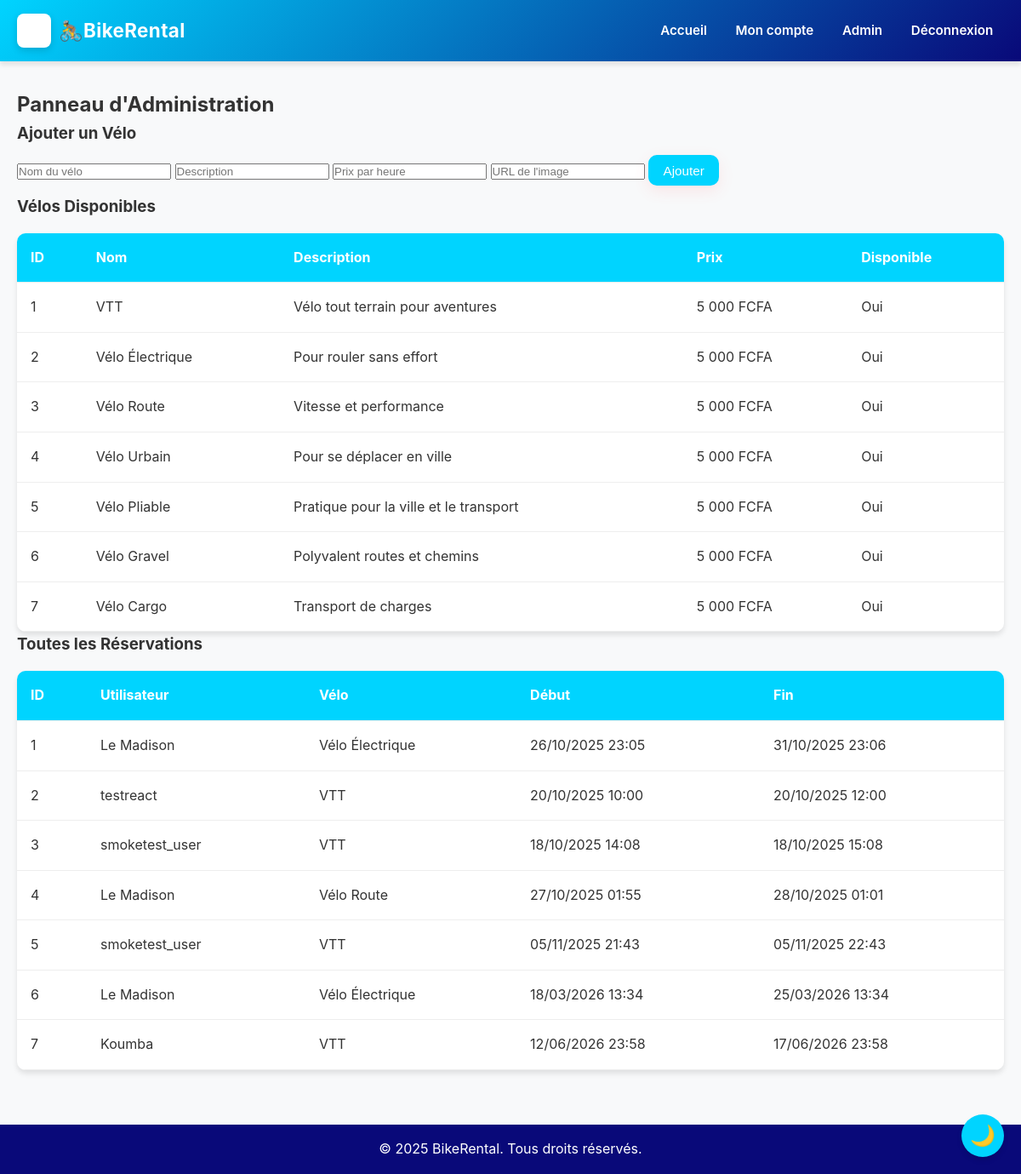
The page /admin (signed in) on the database its author committed.
### models.py (models this page shows, shortened)
class BikeType(db.Model):
    id = db.Column(db.Integer, primary_key=True)
    name = db.Column(db.String(100), nullable=False)
    description = db.Column(db.Text, nullable=True)
    price_per_hour = db.Column(db.Float, nullable=False)
    image_url = db.Column(
        db.String(255),
        nullable=False
    )
    available = db.Column(db.Boolean, default=True)

class Reservation(db.Model):
    id = db.Column(db.Integer, primary_key=True)
    user_id = db.Column(
        db.Integer,
        db.ForeignKey('user.id'),
        nullable=False
    )
    bike_type_id = db.Column(
        db.Integer,
        db.ForeignKey('bike_type.id'),
        nullable=False
    )
    start_date = db.Column(db.DateTime, nullable=False)
    end_date = db.Column(db.DateTime, nullable=False)
    created_at = db.Column(
        db.DateTime,
        default=datetime.utcnow
    )
    user = db.relationship('User', backref='reservations')
    bike_type = db.relationship('BikeType', backref='reservations')

class User(UserMixin, db.Model):
    id = db.Column(db.Integer, primary_key=True)
    username = db.Column(
        db.String(150),
        unique=True,
        nullable=False,
        index=True
    )
    email = db.Column(
        db.String(150),
        unique=True,
        nullable=False,
        index=True
    )
    password_hash = db.Column(
        db.String(256),
        nullable=False
    )
    is_admin = db.Column(db.Boolean, default=False)

### app.py (the view)
@app.route('/admin')
@login_required
def admin():
    if not current_user.is_admin:
        flash('Access denied')
        return redirect(url_for('home'))
    bikes = BikeType.query.all()
    reservations = Reservation.query.all()
    return render_template('admin.html', bikes=bikes, reservations=reservations)

### app.py (called while the page is built)
@login_manager.user_loader
def load_user(user_id):
    return User.query.get(int(user_id))

def format_currency(value):
    try:
        v = float(value)
        return f"{int(round(v)):,}".replace(',', ' ')
    except Exception:
        return value

### templates/admin.html (shortened to what this page needs)
{% extends "base.html" %}
{% block content %}
<h2>Panneau d'Administration</h2>
<section>
    <h3>Ajouter un Vélo</h3>
    <form id="add-bike-form">
        <input type="text" id="bike-name" placeholder="Nom du vélo" required>
        <input type="text" id="bike-description" placeholder="Description" required>
        <input type="number" id="bike-price" placeholder="Prix par heure" step="0.01" required>
        <input type="url" id="bike-image" placeholder="URL de l'image" required>
        <button type="submit" class="btn">Ajouter</button>
    </form>
</section>
<section>
    <h3>Vélos Disponibles</h3>
    <table class="bikes-table">
        <thead>
            <tr>
                <th>ID</th>
                <th>Nom</th>
                <th>Description</th>
                <th>Prix</th>
                <th>Disponible</th>
            </tr>
        </thead>
        <tbody>
            {% for bike in bikes %}
            <tr>
                <td>{{ bike.id }}</td>
                <td>{{ bike.name }}</td>
                <td>{{ bike.description }}</td>
                <td>{{ bike.price_per_hour|currency }} FCFA</td>
                <td>{{ 'Oui' if bike.available else 'Non' }}</td>
            </tr>
            {% endfor %}
        </tbody>
    </table>
</section>
<section>
    <h3>Toutes les Réservations</h3>
    <table class="reservations-table">
        <thead>
            <tr>
                <th>ID</th>
                <th>Utilisateur</th>
                <th>Vélo</th>
                <th>Début</th>
                <th>Fin</th>
            </tr>
        </thead>
        <tbody>
            {% for res in reservations %}
            <tr>
                <td>{{ res.id }}</td>
                <td>{{ res.user.username }}</td>
                <td>{{ res.bike_type.name }}</td>
                <td>{{ res.start_date.strftime('%d/%m/%Y %H:%M') }}</td>
                <td>{{ res.end_date.strftime('%d/%m/%Y %H:%M') }}</td>
            </tr>
            {% endfor %}
        </tbody>
    </table>
</section>
{% endblock %}

### static/css/style.css (style rules this page uses)
:root { --primary-color: #00d4ff; --secondary-color: #090979; --accent-color: #00d4ff; --text-color: #333; --bg-color: #f8f9fa; --card-bg: #fff; --shadow: 0 4px 6px rgba(0, 0, 0, 0.1); --transition: all 0.3s ease; }
* { margin: 0; padding: 0; box-sizing: border-box; }
body { font-family: Inter, 'Segoe UI', Tahoma, Geneva, Verdana, sans-serif; line-height: 1.6; color: var(--text-color); background: var(--bg-color); transition: var(--transition); }
.btn { display: inline-block; background: var(--primary-color); color: white; padding: 0.6rem 1.1rem; border: none; border-radius: 10px; cursor: pointer; transition: var(--transition); font-size: 0.95rem; margin: 0.6rem 0; box-shadow: 0 6px 18px rgba(255,90,95,0.12); }
.reservations-table, .bikes-table { width: 100%; border-collapse: collapse; margin-top: 1rem; background: var(--card-bg); border-radius: 10px; overflow: hidden; box-shadow: var(--shadow); }
.reservations-table th, .bikes-table th, .reservations-table td, .bikes-table td { padding: 1rem; text-align: left; border-bottom: 1px solid #eee; }
.reservations-table th, .bikes-table th { background: var(--primary-color); color: white; }

### rows shown on the page
BikeType: id "1", name "VTT", description "Vélo tout terrain pour aventures", price_per_hour "5 000", available "Oui"
BikeType: id "2", name "Vélo Électrique", description "Pour rouler sans effort", price_per_hour "5 000", available "Oui"
BikeType: id "3", name "Vélo Route", description "Vitesse et performance", price_per_hour "5 000", available "Oui"
BikeType: id "4", name "Vélo Urbain", description "Pour se déplacer en ville", price_per_hour "5 000", available "Oui"
BikeType: id "5", name "Vélo Pliable", description "Pratique pour la ville et le transport", price_per_hour "5 000", available "Oui"
BikeType: id "6", name "Vélo Gravel", description "Polyvalent routes et chemins", price_per_hour "5 000", available "Oui"
BikeType: id "7", name "Vélo Cargo", description "Transport de charges", price_per_hour "5 000", available "Oui"
Reservation: id "1", user.username "Le Madison", bike_type.name "Vélo Électrique", start_date "26/10/2025 23:05", end_date "31/10/2025 23:06"
Reservation: id "2", user.username "testreact", bike_type.name "VTT", start_date "20/10/2025 10:00", end_date "20/10/2025 12:00"
Reservation: id "3", user.username "smoketest_user", bike_type.name "VTT", start_date "18/10/2025 14:08", end_date "18/10/2025 15:08"
Reservation: id "4", user.username "Le Madison", bike_type.name "Vélo Route", start_date "27/10/2025 01:55", end_date "28/10/2025 01:01"
Reservation: id "5", user.username "smoketest_user", bike_type.name "VTT", start_date "05/11/2025 21:43", end_date "05/11/2025 22:43"
Reservation: id "6", user.username "Le Madison", bike_type.name "Vélo Électrique", start_date "18/03/2026 13:34", end_date "25/03/2026 13:34"
Reservation: id "7", user.username "Koumba", bike_type.name "VTT", start_date "12/06/2026 23:58", end_date "17/06/2026 23:58"
